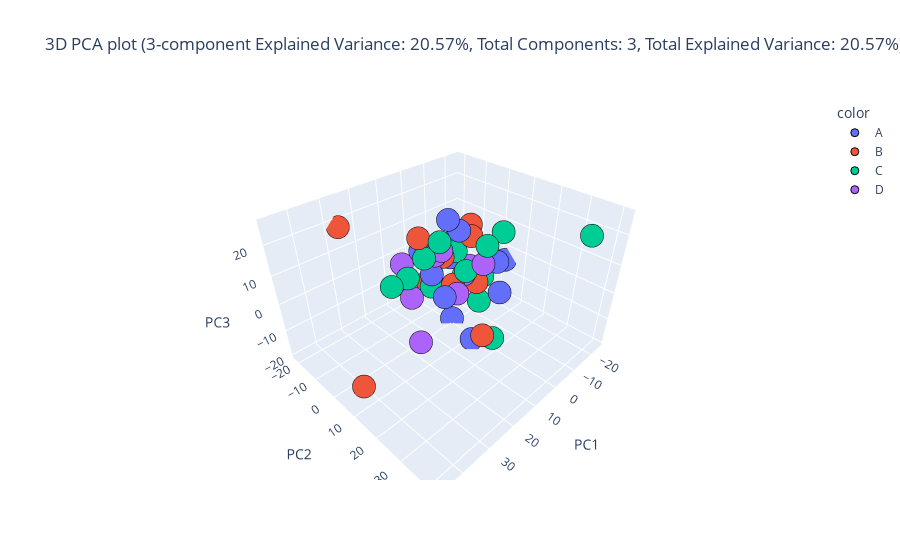

Notebook source saved alongside this figure:
### Code cell
_, pca3d_train_df, _, pca3d_test_df = eda.dimensionality_reduction(train_df, test_df, id_features, categorical_features, continuous_features, target="Dukes Stage", method="pca", plot_type="3d", components=3)

### Figure 1 — Plotly figure (JSON) as saved in the notebook; plotly's stock layout.template omitted (floating-point values rounded to 4 significant figures)
{"data": [{"hovertemplate": "color=A<br>PC1=%{x}<br>PC2=%{y}<br>PC3=%{z}<extra></extra>", "legendgroup": "A", "marker": {"color": "#636efa", "line": {"color": "Black", "width": 1}, "opacity": 1, "symbol": "circle"}, "mode": "markers", "name": "A", "scene": "scene", "showlegend": true, "type": "scatter3d", "x": [3.968, -4.984, -13.22, 4.656, 10.86, -24.13, -8.504, -13.79, -7.283, 5.54, -0.3183], "y": [12.74, -7.143, 7.682, -10.28, 7.36, 2.51, -9.592, 9.157, -4.261, -4.031, -0.5683], "z": [-18.51, 14.44, 1.417, 5.483, -0.7742, -4.761, -2.238, -10.57, 10.75, -0.2564, -19.74]}, {"hovertemplate": "color=B<br>PC1=%{x}<br>PC2=%{y}<br>PC3=%{z}<extra></extra>", "legendgroup": "B", "marker": {"color": "#EF553B", "line": {"color": "Black", "width": 1}, "opacity": 1, "symbol": "circle"}, "mode": "markers", "name": "B", "scene": "scene", "showlegend": true, "type": "scatter3d", "x": [-9.667, 12.99, -1.778, -6.72, -10.85, 26.72, 46.47, -16.29, 8.624, -1.929], "y": [2.023, 24.65, -6.471, -19.84, -1.986, -21.52, 13.6, -7.357, -6.385, -1.713], "z": [-7.661, -4.125, 2.156, -16.56, 8.231, 18.17, -7.927, 8.6, 13.29, -6.777]}, {"hovertemplate": "color=C<br>PC1=%{x}<br>PC2=%{y}<br>PC3=%{z}<extra></extra>", "legendgroup": "C", "marker": {"color": "#00cc96", "line": {"color": "Black", "width": 1}, "opacity": 1, "symbol": "circle"}, "mode": "markers", "name": "C", "scene": "scene", "showlegend": true, "type": "scatter3d", "x": [-15.4, 1.999, -8.422, 11.87, 20.68, 9.337, 1.948, -7.754, -8.507, -4.234, -6.052, -18.6, -8.503, 13.15, -3.539], "y": [-0.3556, 19.72, -13.5, 6.507, -5.669, -3.228, -8.251, 41.29, 4.433, 1.906, -4.557, 5.236, -8.295, -7.03, 11.12], "z": [-8.964, -15.0, 1.788, 18.33, 1.429, 7.71, -8.962, 26.19, -13.81, -0.7223, 3.396, 9.529, 4.562, 0.3253, 12.8]}, {"hovertemplate": "color=D<br>PC1=%{x}<br>PC2=%{y}<br>PC3=%{z}<extra></extra>", "legendgroup": "D", "marker": {"color": "#ab63fa", "line": {"color": "Black", "width": 1}, "opacity": 1, "symbol": "circle"}, "mode": "markers", "name": "D", "scene": "scene", "showlegend": true, "type": "scatter3d", "x": [11.76, 3.67, 20.8, 8.016, -8.183, 4.463, -11.63, -0.05459, -7.165], "y": [-7.239, -4.265, 6.98, -16.17, 5.997, -0.5469, -3.189, 2.181, -1.66], "z": [-8.117, 5.916, -12.98, -0.6776, 2.033, 9.524, -4.244, -7.622, -5.076]}], "layout": {"legend": {"title": {"text": "color"}, "tracegroupgap": 0}, "scene": {"domain": {"x": [0, 1], "y": [0, 1]}, "xaxis": {"title": {"text": "PC1"}}, "yaxis": {"title": {"text": "PC2"}}, "zaxis": {"title": {"text": "PC3"}}}, "title": {"text": "3D PCA plot (3-component Explained Variance: 20.57%, Total Components: 3, Total Explained Variance: 20.57%)"}}}
